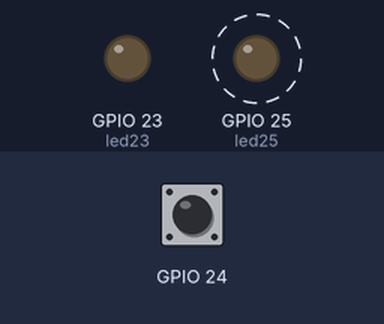
A program run on a simulated Raspberry Pi (BCM pin numbers). Shown: output pins drawn as LEDs (lit = HIGH). Dashed ring = blinking. The test bench sets the inputs (shaded band); at power-on: GPIO 24 LOW.

Above: at 0.1 s.
At 0.9 s:
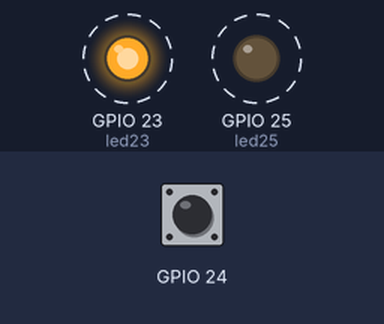
1.3 s: GPIO 24 pulled HIGH for 3.2 s
At 2.0 s:
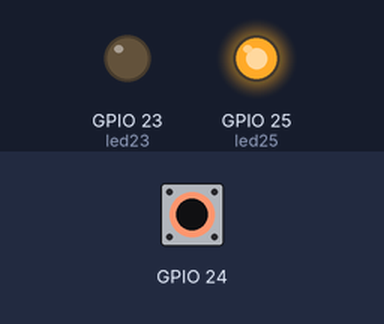
Timing chart, 0 to 12.0 s (numbered marks = the images above; inputs shaded):
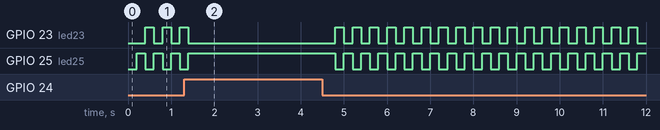

The program:

io.py
```python
import RPi.GPIO as GPIO
import time

GPIO.setmode(GPIO.BCM)

# pin 16
# ground pin 20
GPIO.setup(23, GPIO.OUT)

# pin 22
# ground pin 6
GPIO.setup(25, GPIO.OUT)

# pin 18
# ground pin 2
GPIO.setup(24, GPIO.IN, pull_up_down = GPIO.PUD_DOWN)

BLINKING=0
STEADY_ON=1
STEADY_OFF=2


class LED():
    LED_ON = 0
    LED_OFF = 1
    cur_led_state = LED_OFF
    id = 0

    def __init__(self, pin_id):
        self.id = pin_id

    def TURN_ON(self):
        GPIO.output(self.id, GPIO.HIGH)
        self.cur_led_state = self.LED_ON

    def TURN_OFF(self):
        GPIO.output(self.id, GPIO.LOW)
        self.cur_led_state = self.LED_OFF

    def TOGGLE(self):
        if self.cur_led_state == self.LED_OFF:
            self.TURN_ON()
        else:
            self.TURN_OFF()


def handle_led(desired_state, led1, led2):
    time.sleep(0.2)

    if desired_state == BLINKING:
        led1.TOGGLE()
        led2.TOGGLE()
    elif desired_state == STEADY_ON:
        led1.TURN_ON()
        led2.TURN_OFF()
    else:
        led1.TURN_OFF()
        led2.TURN_ON()


led23 = LED(23)
led25 = LED(25)
cur_state = STEADY_OFF

while True:
    handle_led(cur_state, led23, led25)
    if (GPIO.input(24) == 1):
        cur_state = STEADY_OFF
    if (GPIO.input(24) == 0):
        cur_state = BLINKING

GPIO.cleaup()
```

Measured:
- by itself, GPIO 23 (led23): repeats every 0.40 s: HIGH 0.20 s, LOW 0.20 s
- by itself, GPIO 25 (led25): repeats every 0.40 s: LOW 0.20 s, HIGH 0.20 s
